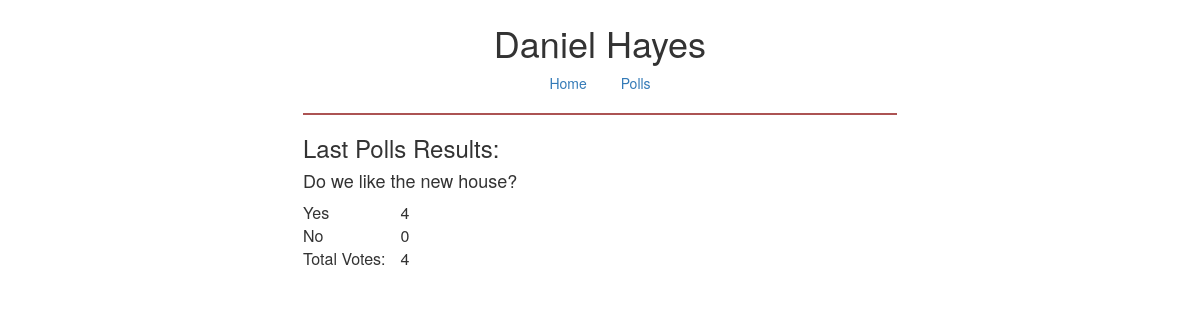
Before: / with the older database file.
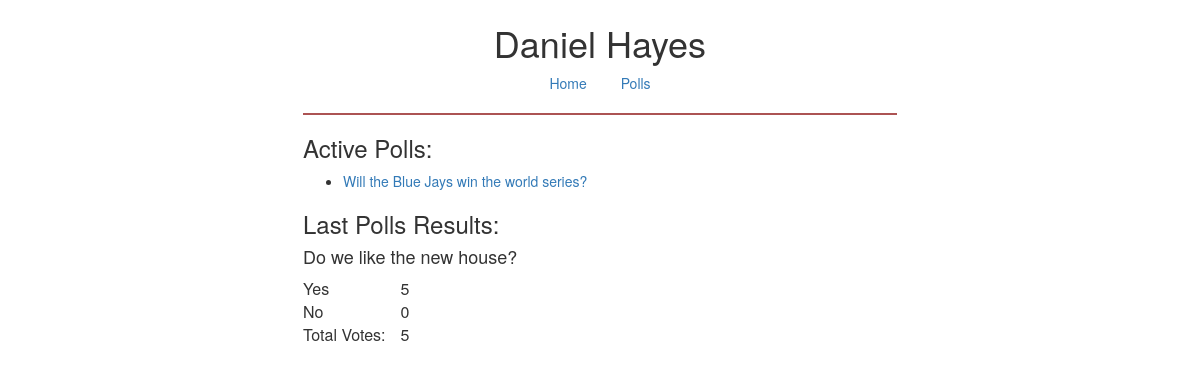
After: the same page with the newer database file.
### polls/models.py (models this page shows, shortened)
class Question(models.Model):
    class Meta:
        ordering = ['-pub_date']
    question_text = models.CharField(max_length=200)
    pub_date = models.DateTimeField('date published', default=timezone.now)
    expiry_date = models.DateTimeField(default=timezone.now() + datetime.timedelta(days=1))
    def was_published_recently(self):
        now = timezone.now()
        return now - datetime.timedelta(days=1) <= self.pub_date <= now
    def total_vote_count(self):
        choices = self.choice_set.all()
        total_votes = 0
        for c in choices:
            total_votes += c.votes
        return total_votes
    was_published_recently.admin_order_field = 'pub_date'
    was_published_recently.boolean = True
    was_published_recently.short_description = 'recent?'

class Choice(models.Model):
    question = models.ForeignKey(Question, on_delete=models.CASCADE)
    choice_text = models.CharField(max_length=200)
    votes = models.IntegerField(default=0)

### home/views.py (the view)
# urls.py: url(r'^$', views.index, name='home')
def index(request):
    last_question = []
    active_questions = []
    last_question = Question.objects.filter(expiry_date__lte=timezone.now())[0]
    active_questions = Question.objects.filter(expiry_date__gt=timezone.now())
    context = {'last_question': last_question,
               'active_questions': active_questions,}
    return render(request, 'home/index.html', context)

### home/templates/home/index.html
{% extends 'home/base.html' %}
{% block content %}
{% if active_questions %}
<h3>
  Active Polls:
</h3>
<ul>
  {% for question in active_questions %}
    <li><a href="{% url 'polls:detail' question.id %}">{{ question.question_text }}</a></li>
  {% endfor %}
</ul>
{% endif %}
{% if last_question %}
  <h3>
    Last Polls Results:
  </h3>
  <h4>
    {{ last_question.question_text }}
  </h4>
  <table>
  {% for choice in last_question.choice_set.all %}
    <tr>
      <td>
        {{ choice.choice_text }}
      </td>
      <td>
        {{ choice.votes }}
      </td>
    </tr>
  {% endfor %}
  <td>
    Total Votes:
  </td>
  <td>
    {{ last_question.total_vote_count }}
  </td>
  </table>
{% else %}
  <p>
    Could not find any polls
  </p>
{% endif %}
{% endblock %}

### home/templates/home/base.html (shortened to what this page needs)
{% load static %}
<link rel="stylesheet" href="https://maxcdn.bootstrapcdn.com/bootstrap/3.3.7/css/bootstrap.min.css">
<link rel="stylesheet" type="text/css" href="{% static 'polls/style.css' %}" />
<!DOCTYPE html>
<html>
<head>
</head>
<body>
  <h1>{% block title %}Daniel Hayes{% endblock %}</h1>
  {% block nav %}
  <div class=nav>
    <tr>
      <td>
        <a class=nav-item href="{% url 'home:home' %}">Home</a>
      </td>
      <td>
        <a class=nav-item href="{% url 'polls:index' %}">Polls</a>
      </td>
    </tr>
  </div>
  {% endblock nav %}
  <hr />
  {% block content %}{% endblock %}
</body>
</html>

### polls/static/polls/style.css (style rules this page uses)
body { margin: auto; width: 50%; padding: 3px; }
td { padding-right: 15px; }
h1 { text-align: center;; }
.nav { text-align: center; }
.nav-item { padding: 0px 15px 0px 15px; }
hr { border-top: 2px solid #ac5353; }

Changed rows visible on the page:
added Question: question_text "Will the Blue Jays win the world series?"
changed through a linked row, Question "Do we like the new house?": total_vote_count "4" → "5"
changed Choice "Yes": votes "4" → "5"
Other visible differences:
text now shown: "Active Polls:"
